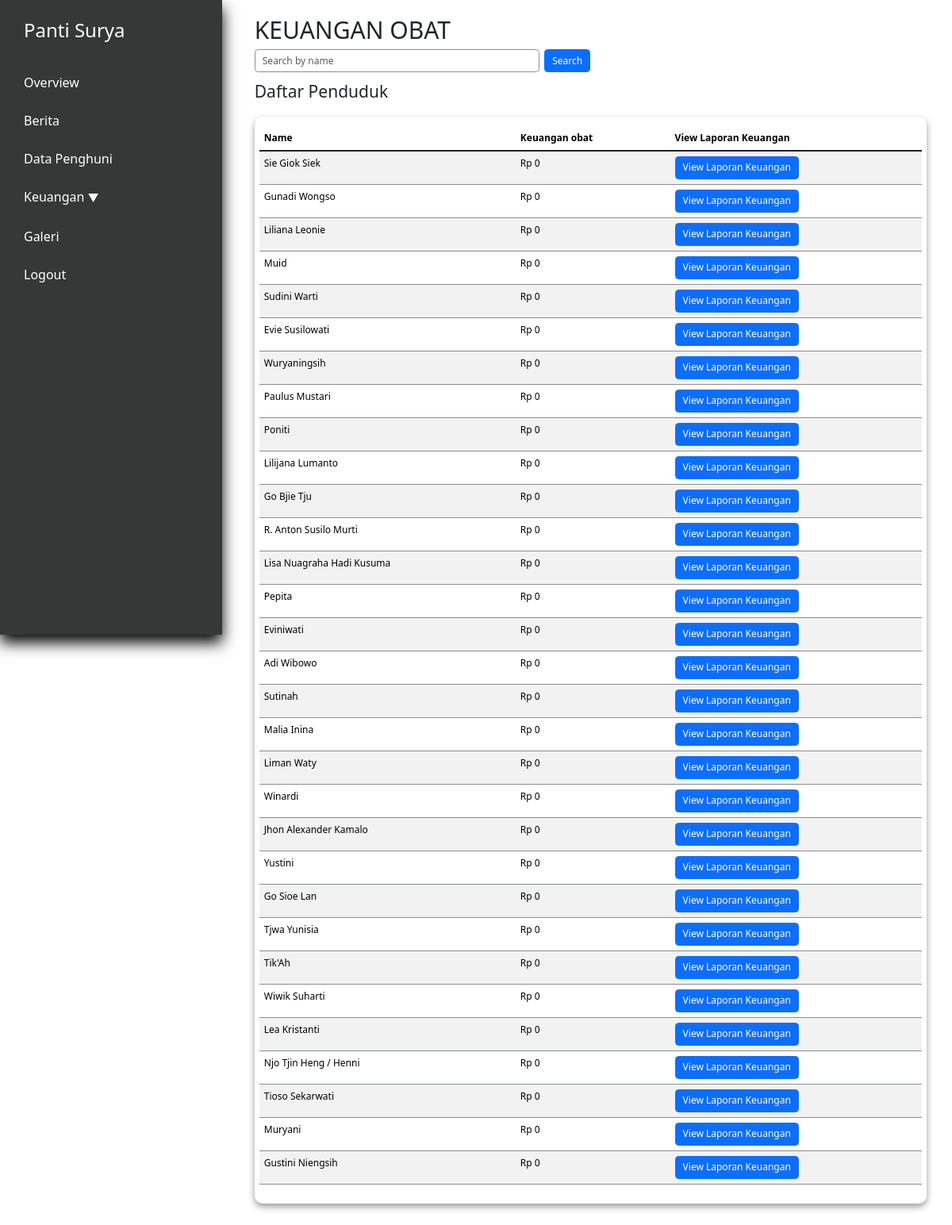
/keuangan_obat.php (signed in), run on the app's committed database.
### tables this page shows
CREATE TABLE `penduduk` (
  `id` int(11) NOT NULL,
  `nama` varchar(250) NOT NULL,
  `alamat` varchar(100) NOT NULL,
  `tanggal_masuk` date DEFAULT NULL,
  `keuangan_pondokkan` int(11) NOT NULL,
  `keuangan_tabungan` int(11) NOT NULL,
  `keuangan_obat` int(11) NOT NULL,
  `keuangan_total` int(11) NOT NULL,
  `profile_picture` varchar(100) NOT NULL,
  `KTP` varchar(100) DEFAULT NULL,
  `KK` varchar(100) DEFAULT NULL,
  `BPJS` varchar(100) DEFAULT NULL,
  `deposit` int(11) DEFAULT NULL,
  `status` tinyint(1) NOT NULL DEFAULT 0,
  `tempat_lahir` varchar(100) NOT NULL DEFAULT '',
  `agama` varchar(15) NOT NULL DEFAULT ' ',
  `tanggal_lahir` date DEFAULT NULL,
  `nomor_induk` int(11) NOT NULL DEFAULT 0,
  `kwitansi_path` varchar(300) DEFAULT NULL,
  `bukti_path` varchar(300) DEFAULT NULL
);

### utils.php (called while the page is built, shortened)
<?php
class myDB
{
    private $host = "localhost";
    private $username = "root";
    private $password = "";
    private $database = "pantisurya";
    private $db;
    function __construct()
    {
        if ($this->db == null) {
            try {
                $this->db = new PDO("mysql:host=$this->host;dbname=$this->database", $this->username, $this->password);
                $this->db->setAttribute(PDO::ATTR_ERRMODE, PDO::ERRMODE_EXCEPTION);
            } catch (PDOException $e) {
                echo "Connection failed: " . $e->getMessage();
            }
        }
    }
    public function prepare($query)
    {
        return $this->db->prepare($query);
    }
    function getAllPenduduk()
    {
        $query = "SELECT * FROM penduduk WHERE status=0 ORDER BY nomor_induk";
        $res = $this->db->prepare($query);
        $res->execute();
        return $res;
    }
    function formatRupiah($number) {
        return 'Rp ' . number_format($number, 0, ',', '.');
    }
}

### keuangan_obat.php (the view, shortened to what this page needs)
<?php
require "utils.php";
$db = new myDB();
$stmt_all_residents = $db->getAllPenduduk();
$residents = $stmt_all_residents->fetchAll(PDO::FETCH_ASSOC);
?>
<!DOCTYPE html>
<html lang="en">
<head>
    <?php include "layout/stylejquerynbs5.php" ?>
    <link rel="stylesheet" href="layout/indexstyle.css">
    <link rel="stylesheet" href="layout/styledatasiswa.css">
</head>
<body>
    <div class="app">
        <div class="dashboard">
            <?php include 'nav.php'?>
            <div class="main">
                <div class="pad">
                    <h1>KEUANGAN OBAT</h1>
                    <div class="search-bar">
                        <form method="POST" class="d-flex">
                            <input type="text" name="search" placeholder="Search by name" class="form-control me-2">
                            <button type="submit" class="btn btn-primary">Search</button>
                        </form>
                    </div>
                    <div class="residents-table">
                        <h3 style="padding: 1rem; padding-left: 0;">Daftar Penduduk</h3>
                        <div class="content">
                            <table class="table table-striped">
                                <thead>
                                    <tr>
                                        <th>Name</th>
                                        <th>Keuangan obat</th>
                                        <th>View Laporan Keuangan</th>
                                    </tr>
                                </thead>
                                <tbody class="table-group-divider">
                                    <?php foreach($residents as $resident): ?>
                                    <tr>
                                        <td><?php echo $resident['nama']; ?></td>
                                        <td><?php echo $db->formatRupiah($resident['keuangan_obat']); ?></td>
                                        <td><button onclick="window.location.href='laporanobat.php?id=<?php echo $resident['id']; ?>'" class="btn btn-primary">View Laporan Keuangan</button></td>
                                    </tr>
                                    <?php endforeach; ?>
                                </tbody>
                            </table>
                        </div>
                    </div>
                </div>
            </div>
        </div>
    </div>
</body>
</html>

### layout/indexstyle.css (style rules this page uses)
:root { --side-nav-width: 280px; --bs-border-color: #8a8e91; font-family: 'Roboto', sans-serif; }
* { box-sizing: border-box; margin: 0; padding: 0; }
.pad { padding: 1.7rem; }
.dashboard { display: flex; flex-direction: row; gap: 1.7rem; }
.content { padding: 1rem 0.5rem; gap: 1rem; background-color: #363737; }
.main { flex: 1; min-height: 100vh; }
.content { display: flex; }
@media (max-width: 1366px) { html { font-size: 75%; } }

### layout/styledatasiswa.css (style rules this page uses)
.main { margin-right: 1rem; }
.d-flex { width: 50%; }
.main .content { border-radius: 10px; background-color: #ffff; box-shadow: 0px 4px 8px rgba(0, 0, 0, 0.4); margin-bottom: 20px; display: flex; flex-direction: column; align-items: center; }

### data on the page
penduduk: nama "Sie Giok Siek", keuangan_obat "Rp 0"
penduduk: nama "Gunadi Wongso", keuangan_obat "Rp 0"
penduduk: nama "Liliana Leonie", keuangan_obat "Rp 0"
penduduk: nama "Muid", keuangan_obat "Rp 0"
penduduk: nama "Sudini Warti", keuangan_obat "Rp 0"
penduduk: nama "Evie Susilowati", keuangan_obat "Rp 0"
penduduk: nama "Wuryaningsih", keuangan_obat "Rp 0"
penduduk: nama "Paulus Mustari", keuangan_obat "Rp 0"
penduduk: nama "Poniti", keuangan_obat "Rp 0"
penduduk: nama "Lilijana Lumanto", keuangan_obat "Rp 0"
penduduk: nama "Go Bjie Tju", keuangan_obat "Rp 0"
penduduk: nama "R. Anton Susilo Murti", keuangan_obat "Rp 0"
penduduk: nama "Lisa Nuagraha Hadi Kusuma", keuangan_obat "Rp 0"
penduduk: nama "Pepita", keuangan_obat "Rp 0"
penduduk: nama "Eviniwati", keuangan_obat "Rp 0"
penduduk: nama "Adi Wibowo", keuangan_obat "Rp 0"
penduduk: nama "Sutinah", keuangan_obat "Rp 0"
penduduk: nama "Malia Inina", keuangan_obat "Rp 0"
penduduk: nama "Liman Waty", keuangan_obat "Rp 0"
penduduk: nama "Winardi", keuangan_obat "Rp 0"
penduduk: nama "Jhon Alexander Kamalo", keuangan_obat "Rp 0"
penduduk: nama "Yustini", keuangan_obat "Rp 0"
penduduk: nama "Go Sioe Lan", keuangan_obat "Rp 0"
penduduk: nama "Tjwa Yunisia", keuangan_obat "Rp 0"
penduduk: nama "Tik'Ah", keuangan_obat "Rp 0"
penduduk: nama "Wiwik Suharti", keuangan_obat "Rp 0"
penduduk: nama "Lea Kristanti", keuangan_obat "Rp 0"
penduduk: nama "Njo Tjin Heng / Henni", keuangan_obat "Rp 0"
penduduk: nama "Tioso Sekarwati", keuangan_obat "Rp 0"
penduduk: nama "Muryani", keuangan_obat "Rp 0"
penduduk: nama "Gustini Niengsih", keuangan_obat "Rp 0"
